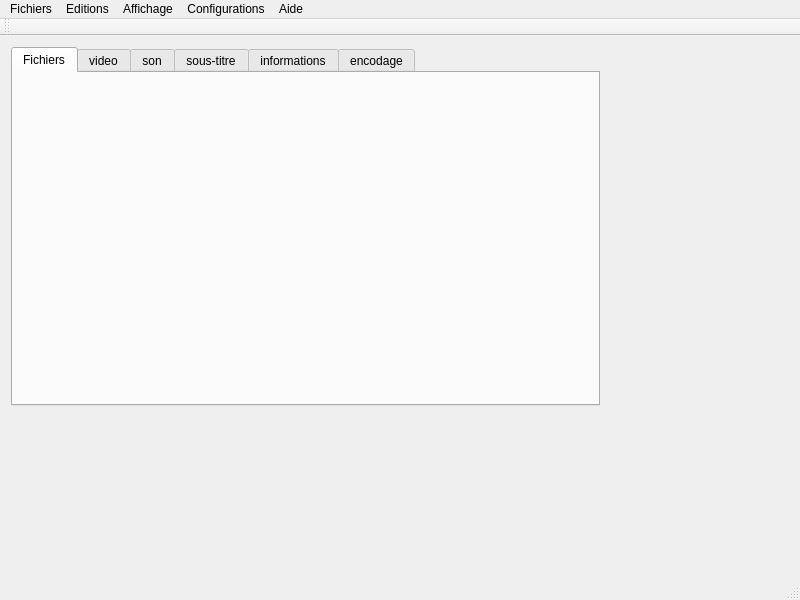
<?xml version="1.0" encoding="UTF-8"?>
<ui version="4.0">
 <class>MainWindow</class>
 <widget class="QMainWindow" name="MainWindow">
  <property name="geometry">
   <rect>
    <x>0</x>
    <y>0</y>
    <width>800</width>
    <height>600</height>
   </rect>
  </property>
  <property name="windowTitle">
   <string>MainWindow</string>
  </property>
  <widget class="QWidget" name="centralWidget">
   <widget class="QWidget" name="horizontalLayoutWidget">
    <property name="geometry">
     <rect>
      <x>0</x>
      <y>0</y>
      <width>611</width>
      <height>381</height>
     </rect>
    </property>
    <layout class="QHBoxLayout" name="horizontalLayout">
     <item>
      <widget class="QTabWidget" name="tabWidget">
       <property name="currentIndex">
        <number>0</number>
       </property>
       <widget class="QWidget" name="tab_files">
        <attribute name="title">
         <string>Fichiers</string>
        </attribute>
        <widget class="QWidget" name="horizontalLayoutWidget_2">
         <property name="geometry">
          <rect>
           <x>-1</x>
           <y>-1</y>
           <width>551</width>
           <height>331</height>
          </rect>
         </property>
         <layout class="QHBoxLayout" name="horizontalLayout_2"/>
        </widget>
       </widget>
       <widget class="QWidget" name="tab_video">
        <attribute name="title">
         <string>video</string>
        </attribute>
       </widget>
       <widget class="QWidget" name="tab_sound">
        <attribute name="title">
         <string>son</string>
        </attribute>
       </widget>
       <widget class="QWidget" name="tab_subtitle">
        <attribute name="title">
         <string>sous-titre</string>
        </attribute>
       </widget>
       <widget class="QWidget" name="tab_infos">
        <attribute name="title">
         <string>informations</string>
        </attribute>
       </widget>
       <widget class="QWidget" name="tab_encode">
        <attribute name="title">
         <string>encodage</string>
        </attribute>
       </widget>
      </widget>
     </item>
    </layout>
   </widget>
  </widget>
  <widget class="QMenuBar" name="menuBar">
   <property name="geometry">
    <rect>
     <x>0</x>
     <y>0</y>
     <width>800</width>
     <height>22</height>
    </rect>
   </property>
   <widget class="QMenu" name="menuFichiers">
    <property name="title">
     <string>Fichiers</string>
    </property>
   </widget>
   <widget class="QMenu" name="menuEditions">
    <property name="title">
     <string>Editions</string>
    </property>
   </widget>
   <widget class="QMenu" name="menuAffichage">
    <property name="title">
     <string>Affichage</string>
    </property>
   </widget>
   <widget class="QMenu" name="menuConfiguration">
    <property name="title">
     <string>Configurations</string>
    </property>
   </widget>
   <widget class="QMenu" name="menuAide">
    <property name="title">
     <string>Aide</string>
    </property>
   </widget>
   <addaction name="menuFichiers"/>
   <addaction name="menuEditions"/>
   <addaction name="menuAffichage"/>
   <addaction name="menuConfiguration"/>
   <addaction name="menuAide"/>
  </widget>
  <widget class="QToolBar" name="mainToolBar">
   <attribute name="toolBarArea">
    <enum>TopToolBarArea</enum>
   </attribute>
   <attribute name="toolBarBreak">
    <bool>false</bool>
   </attribute>
  </widget>
  <widget class="QStatusBar" name="statusBar"/>
 </widget>
 <layoutdefault spacing="6" margin="11"/>
 <resources/>
 <connections/>
</ui>
